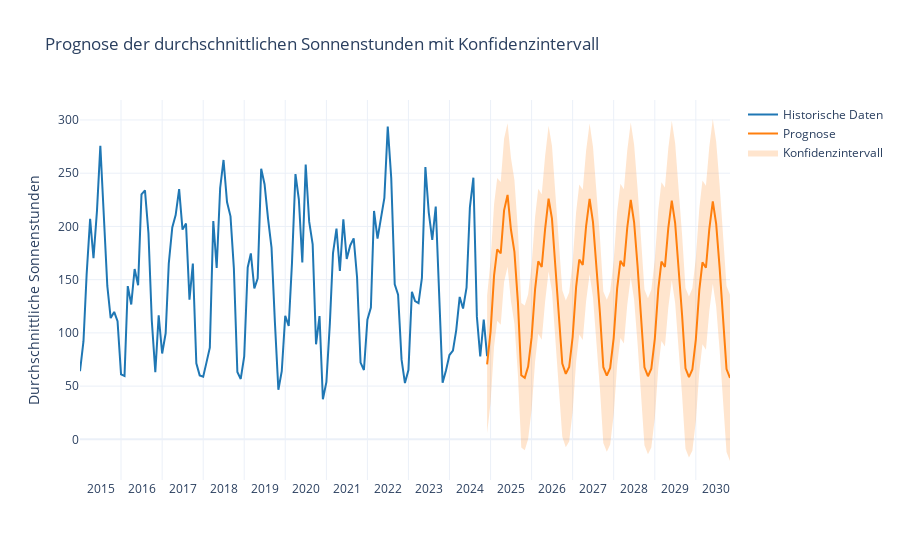

Notebook source saved alongside this figure:
### Markdown cell above
## Prognose der durchschnittlichen Sonnenstunden mit Konfidenzintervall

### Code cell
# Bibliotheken importieren
import pandas as pd
from statsmodels.tsa.statespace.sarimax import SARIMAX
import plotly.graph_objects as go

# Dateipfade für die CSV-Dateien definieren
file_path_sun_data = '../data/meteo/meteo_swiss_data.csv'
file_path_stn_data = '../data/meteo/meteo_swiss_stn_data.csv'

# Daten laden
sun_data = pd.read_csv(file_path_sun_data, delimiter=';')
stn_data = pd.read_csv(file_path_stn_data, delimiter=';')

# Einträge für Liechtenstein entfernen
stn_data = stn_data[stn_data['canton'] != 'LI']

# Wetter- und Stationsdaten verknüpfen
data = pd.merge(sun_data, stn_data, on='stn', how='inner')

# Zeitspalte in Datumsformat konvertieren
data['time'] = pd.to_datetime(data['time'], format='%Y%m')
data['year'] = data['time'].dt.year
data['month'] = data['time'].dt.to_period('M').astype(str)

# '-' durch '0' ersetzen und in Float konvertieren
data['sunhours'] = data['su2000m0'].replace('-', '0').astype(float)

# Ungültige Werte entfernen
data = data[(data['sunhours'] > 0) & (data['year'] != 2025)]

# Monatliche Daten aggregieren
monthly_data = data.groupby(data['time'].dt.to_period('M'))['sunhours'].mean().reset_index()
monthly_data['time'] = pd.to_datetime(monthly_data['time'].astype(str), format='%Y-%m')

# Sicherstellen, dass die Zeitreihe lückenlos ist
full_date_range = pd.date_range(start=monthly_data['time'].min(), end=monthly_data['time'].max(), freq='MS')
df = monthly_data.set_index('time').reindex(full_date_range).rename_axis('time').reset_index()
df['sunhours'] = df['sunhours'].fillna(0)

# SARIMAX-Modell trainieren
model = SARIMAX(df['sunhours'], order=(1,1,1), seasonal_order=(1,1,1,12), enforce_invertibility=False)
results = model.fit()

# Prognose für 72 Monate (6 Jahre) erstellen
forecast = results.get_forecast(steps=72)
forecast_mean = forecast.predicted_mean
forecast_ci = forecast.conf_int()

# Interaktives Diagramm mit Plotly erstellen
fig = go.Figure()

# Historische Daten hinzufügen
fig.add_trace(go.Scatter(x=df['time'], y=df['sunhours'], mode='lines', name='Historische Daten', line=dict(color='#1f77b4')))

# Prognosedaten hinzufügen
forecast_index = pd.date_range(start=df['time'].iloc[-1], periods=72, freq='MS')
fig.add_trace(go.Scatter(x=forecast_index, y=forecast_mean, mode='lines', name='Prognose', line=dict(color='#ff7f0e')))

# Konfidenzintervall als schattierten Bereich hinzufügen
fig.add_trace(go.Scatter(
    x=list(forecast_index) + list(forecast_index[::-1]),
    y=list(forecast_ci.iloc[:, 1]) + list(forecast_ci.iloc[:, 0][::-1]),
    fill='toself',
    fillcolor='rgba(255, 127, 14, 0.2)',
    line=dict(color='rgba(255,255,255,0)'),
    hoverinfo='skip',
    name='Konfidenzintervall'
))

# Layout anpassen
fig.update_layout(
    title='Prognose der durchschnittlichen Sonnenstunden mit Konfidenzintervall',
    yaxis_title='Durchschnittliche Sonnenstunden',
    template='plotly_white',
    legend=dict(font=dict(size=12)),
    xaxis=dict(
        tickformat='%Y',
        dtick='M12',  # Jährliche Ticks
        ticklabelmode='period'  # Labels zwischen den Gittern anzeigen
    )
)

# Diagramm anzeigen
fig.show()

# Diagramm als HTML-Datei speichern
fig.write_html('../docs/assets/diagramme/sunhours_forecast.html')
